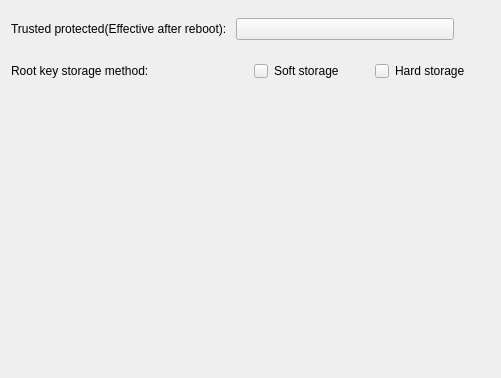
<?xml version="1.0" encoding="UTF-8"?>
<ui version="4.0">
 <class>TrustedProtected</class>
 <widget class="QWidget" name="TrustedProtected">
  <property name="geometry">
   <rect>
    <x>0</x>
    <y>0</y>
    <width>501</width>
    <height>378</height>
   </rect>
  </property>
  <property name="sizePolicy">
   <sizepolicy hsizetype="Preferred" vsizetype="Preferred">
    <horstretch>0</horstretch>
    <verstretch>0</verstretch>
   </sizepolicy>
  </property>
  <property name="windowTitle">
   <string>Form</string>
  </property>
  <layout class="QVBoxLayout" name="verticalLayout">
   <item>
    <layout class="QHBoxLayout" name="horizontalLayout">
     <property name="rightMargin">
      <number>36</number>
     </property>
     <item>
      <widget class="QLabel" name="label">
       <property name="minimumSize">
        <size>
         <width>0</width>
         <height>36</height>
        </size>
       </property>
       <property name="text">
        <string>Trusted protected(Effective after reboot):</string>
       </property>
      </widget>
     </item>
     <item>
      <widget class="QPushButton" name="m_switch">
       <property name="sizePolicy">
        <sizepolicy hsizetype="Minimum" vsizetype="Fixed">
         <horstretch>0</horstretch>
         <verstretch>0</verstretch>
        </sizepolicy>
       </property>
       <property name="cursor">
        <cursorShape>PointingHandCursor</cursorShape>
       </property>
       <property name="text">
        <string/>
       </property>
      </widget>
     </item>
    </layout>
   </item>
   <item>
    <layout class="QHBoxLayout" name="horizontalLayout_2">
     <item>
      <widget class="QLabel" name="label_2">
       <property name="minimumSize">
        <size>
         <width>0</width>
         <height>36</height>
        </size>
       </property>
       <property name="text">
        <string>Root key storage method:</string>
       </property>
      </widget>
     </item>
     <item>
      <layout class="QHBoxLayout" name="horizontalLayout_5">
       <item>
        <layout class="QHBoxLayout" name="horizontalLayout_3">
         <item>
          <widget class="QPushButton" name="m_soft">
           <property name="sizePolicy">
            <sizepolicy hsizetype="Fixed" vsizetype="Fixed">
             <horstretch>0</horstretch>
             <verstretch>0</verstretch>
            </sizepolicy>
           </property>
           <property name="minimumSize">
            <size>
             <width>14</width>
             <height>14</height>
            </size>
           </property>
           <property name="maximumSize">
            <size>
             <width>14</width>
             <height>14</height>
            </size>
           </property>
           <property name="cursor">
            <cursorShape>PointingHandCursor</cursorShape>
           </property>
           <property name="text">
            <string/>
           </property>
          </widget>
         </item>
         <item>
          <widget class="QLabel" name="label_3">
           <property name="text">
            <string>Soft storage</string>
           </property>
          </widget>
         </item>
        </layout>
       </item>
       <item>
        <layout class="QHBoxLayout" name="horizontalLayout_4">
         <item>
          <widget class="QPushButton" name="m_hard">
           <property name="sizePolicy">
            <sizepolicy hsizetype="Fixed" vsizetype="Fixed">
             <horstretch>0</horstretch>
             <verstretch>0</verstretch>
            </sizepolicy>
           </property>
           <property name="minimumSize">
            <size>
             <width>14</width>
             <height>14</height>
            </size>
           </property>
           <property name="maximumSize">
            <size>
             <width>14</width>
             <height>14</height>
            </size>
           </property>
           <property name="cursor">
            <cursorShape>PointingHandCursor</cursorShape>
           </property>
           <property name="text">
            <string/>
           </property>
          </widget>
         </item>
         <item>
          <widget class="QLabel" name="m_hardLabel">
           <property name="cursor">
            <cursorShape>ArrowCursor</cursorShape>
           </property>
           <property name="text">
            <string>Hard storage</string>
           </property>
          </widget>
         </item>
        </layout>
       </item>
      </layout>
     </item>
    </layout>
   </item>
   <item>
    <spacer name="verticalSpacer">
     <property name="orientation">
      <enum>Qt::Vertical</enum>
     </property>
     <property name="sizeHint" stdset="0">
      <size>
       <width>20</width>
       <height>40</height>
      </size>
     </property>
    </spacer>
   </item>
  </layout>
 </widget>
 <resources/>
 <connections/>
</ui>
